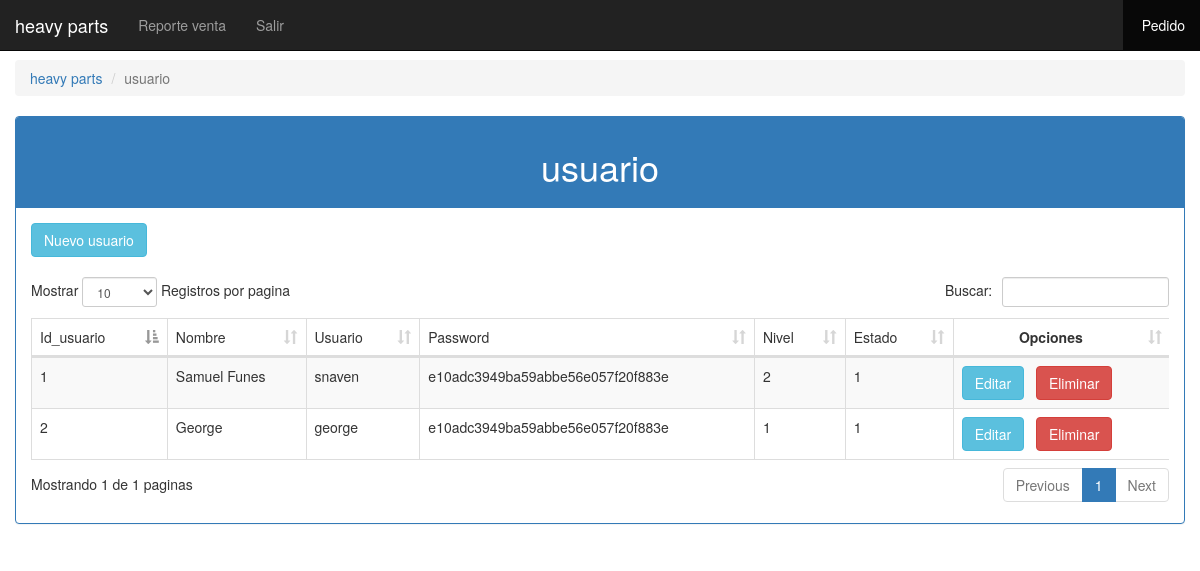
Page /admin/view_usuario.php (signed in) on the committed database.
### tables this page shows
CREATE TABLE `usuario` (
  `Id_usuario` int(11) NOT NULL,
  `Nombre` varchar(255) DEFAULT NULL,
  `Usuario` varchar(255) DEFAULT NULL,
  `Password` text,
  `Nivel` int(11) DEFAULT NULL,
  `Estado` int(11) DEFAULT NULL
);

### clases/clase_usuario.php (called while the page is built, shortened)
<?php
					class usuario{
						private $pdo;
						public function __Construct(){
							try{
							$this->pdo = new PDO('mysql:host=localhost;dbname=heavy_parts', 'root','');
							$this->pdo->exec('SET CHARACTER SET utf8');
							$this->pdo->setAttribute(PDO::ATTR_ERRMODE, PDO::ERRMODE_EXCEPTION);
							$this->pdo->setAttribute(PDO::ATTR_EMULATE_PREPARES, false);
							}catch(PDOException $e){
								echo 'Error!: '.$e->getMessage();
								die();
							}
						}
						public function get_usuario(){
							try{
								$q = $this->pdo->prepare('SELECT * FROM usuario');
								$q->execute();
								return $q->fetchAll();
								$this->pdo = null;
							}catch(PDOException $e){
								echo 'Error '.$e->getMessage();
							}
						}
					}
					?>

### admin/view_usuario.php (the view)
<?php
				include '../menu/menu.php';
				include '../clases/clase_usuario.php';
				$usuario = new usuario();
				$data = $usuario->get_usuario();
		?>
					<ol class="breadcrumb">
					  <li><a onclick="contenido('view_producto.php');">heavy parts</a></li>
					  <li class="active">usuario</li>
					</ol>
					<div class="panel panel-primary">
						<div class="panel-heading">
							<h1 class='text-center'>usuario</h1>
						</div>
						<div class="panel-body">
							<a href='add_usuario.php' class='btn btn-info'>Nuevo usuario</a><br><br>
							<div class='table-responsive'>
								<table class='table table-striped table-bordered' id='tabla_datos'>
									<thead>
										<tr>
											<td>Id_usuario</td>
									<td>Nombre</td>
									<td>Usuario</td>
									<td>Password</td>
									<td>Nivel</td>
									<td>Estado</td>
											<td class='text-center'><b>Opciones</b></td>
										</tr>
									</thead>
									<?php
									foreach ($data as $row) {?>
									<tr>
										<td><?php echo $row['Id_usuario'] ?></td>
								<td><?php echo $row['Nombre'] ?></td>
								<td><?php echo $row['Usuario'] ?></td>
								<td><?php echo $row['Password'] ?></td>
								<td><?php echo $row['Nivel'] ?></td>
								<td><?php echo $row['Estado'] ?></td>
										<td><a href='add_usuario.php?id=<?php echo $row[0] ?>' class='btn btn-info'>Editar</a>&nbsp;&nbsp;&nbsp;<a href='del_usuario.php?id=<?php echo $row[0] ?>' class='btn btn-danger'>Eliminar</a></td>
									</tr>
									<?php }?>
								</table>
							</div>
						</div>
					</div>
<?php include '../pie/pie.php';  ?>

### menu/menu.php (shortened to what this page needs)
<!DOCTYPE html>
		<html lang='es'>
			<head>
				<link href='../css/bootstrap.min.css' rel='stylesheet'>
				<link href='../css/style_cont.css' rel='stylesheet'>
				<link rel='stylesheet' type='text/css' href='../css/dataTables.bootstrap.min.css'>
			</head>
			<body>
				<nav class='navbar navbar-inverse navbar-fixed-top' ng-controller='HeaderController' role='navigation' style='border-radius:0px;'>
					<div class='navbar-header'>
						<a class='navbar-brand' style="cursor: pointer;" href="view_producto.php">heavy parts</a>
					</div>
					<div class='collapse navbar-collapse navbar-ex1-collapse'>
						<ul class='nav navbar-nav'>
							<li><a href="add_factura.php" style="cursor: pointer;">Reporte venta</a></li>
							<li><a href="salir.php" style="cursor: pointer;">Salir</a></li>
						</ul>
						<ul class="nav navbar-nav pull-right">
							<li class="active">
								<a href="#" id="vp" style="cursor: pointer;">
								<span class="glyphicon glyphicon-car-shop" aria-hidden="true"></span> Pedido</a>
							</li>
						</ul>
					</div>
				</nav>
				<div class='container-fluid' style='margin-top: 5%;' ng-view id='contenido'>

### pie/pie.php (shortened to what this page needs)
			</div>
	</body>
</html>

### rows in the picture
usuario: Id_usuario "1", Nombre "Samuel Funes", Usuario "snaven", Password "e10adc3949ba59abbe56e057f20f883e", Nivel "2", Estado "1"
usuario: Id_usuario "2", Nombre "George", Usuario "george", Password "e10adc3949ba59abbe56e057f20f883e", Nivel "1", Estado "1"
